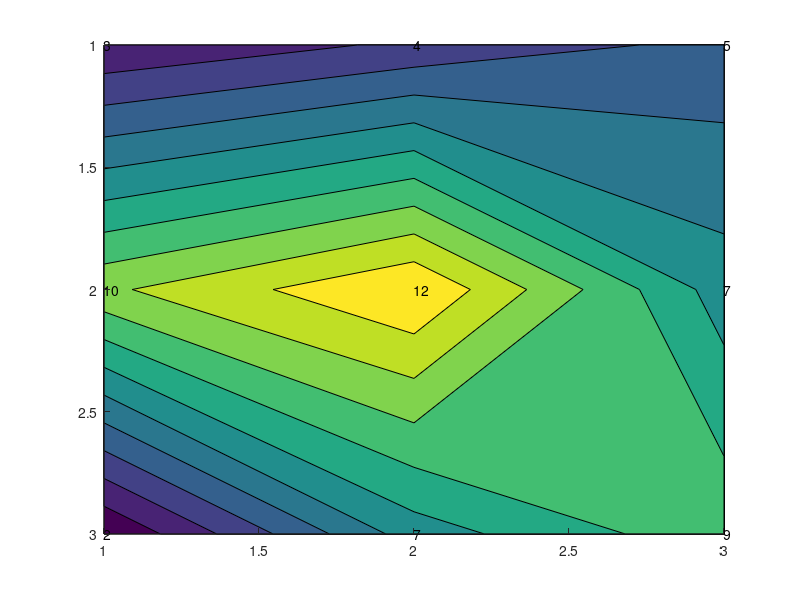

Recreate this plot in MATLAB.


P = [[3 4 5];[10 12 7];[2 7 9]];

figure
hold on
contourf(P);
for i = 1:3
    for j = 1:3
        text(j,i,num2str(P(i,j)))
        
        
    end
end
set(gca,'ydir','reverse')